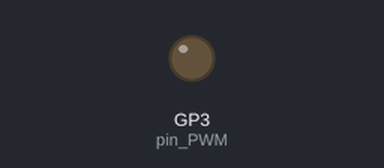
Bench run of a program on a simulated Raspberry Pi Pico running MicroPython. Shown: output pins drawn as LEDs (lit = HIGH). What the program prints to the serial console is not drawn.

Above: at 0.15 s.
At 4.05 s:
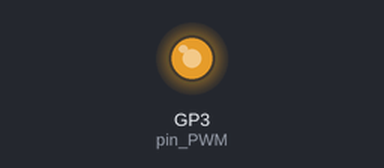
Timing chart, 0 to 4.0 s (numbered marks = the images above):
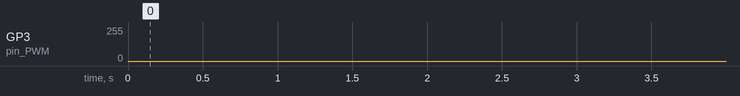

The program:

electronics_stage4_triangle_wave.py
```python
## Import relevant packages for raspberry pi
from machine import Pin,PWM
from time import sleep, sleep_us
import time as time

# Choose output pin for PWM and "activate"
pin_PWM = Pin(3)
pwm = PWM(pin_PWM)

# Set frequency and duty cycle for RC circuit
pwm.freq(20000)


# Triangle wave pwm percentage range
triangle_total =[ 0, 1, 2,  3,  4,  5,  6,  7,  8,  9, 10, 11, 12, 13, 14, 15, 16,
       17, 18, 19, 20, 21, 22, 23, 24, 25, 26, 27, 28, 29, 30, 31, 32, 33,
       34, 35, 36, 37, 38, 39, 40, 41, 42, 43, 44, 45, 46, 47, 48, 49, 50,
       51, 52, 53, 54, 55, 56, 57, 58, 59, 60, 61, 62, 63, 64, 65, 66, 67,
       68, 69, 70, 71, 72, 73, 74, 75, 76, 77, 78, 79, 80, 81, 82, 83, 84,
       85, 86, 87, 88, 89, 90, 91, 92, 93, 94, 95, 96, 97, 98, 99, 98, 97,
       96, 95, 94, 93, 92, 91, 90, 89, 88, 87, 86, 85, 84, 83, 82,
       81, 80, 79, 78, 77, 76, 75, 74, 73, 72, 71, 70, 69, 68, 67, 66, 65,
       64, 63, 62, 61, 60, 59, 58, 57, 56, 55, 54, 53, 52, 51, 50, 49, 48,
       47, 46, 45, 44, 43, 42, 41, 40, 39, 38, 37, 36, 35, 34, 33, 32, 31,
       30, 29, 28, 27, 26, 25, 24, 23, 22, 21, 20, 19, 18, 17, 16, 15, 14,
       13, 12, 11, 10,  9,  8,  7,  6,  5,  4,  3, 2]


def Triangle_Wave(frequency):

    time = 1/frequency   # convert frequency to time
    time_delay = time/200  # calculate time delay
    time_delay_us = time_delay*1000000          # convert time delay from seconds to us
    print(time_delay_us)

    while True:
        for i in triangle_total:

            duty_cycle = 65535*(int(i)/100)
            pwm.duty_u16(int(duty_cycle))

            sleep_us(int(time_delay_us)-50)      ## - 50 to improve frequency accuracy


# Run function for specific frequency
Triangle_Wave(10)
```
